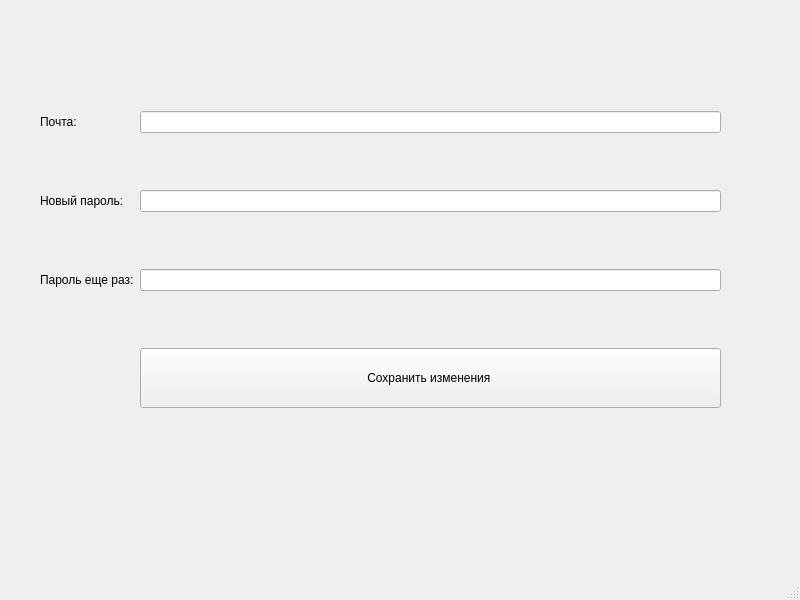
<?xml version="1.0" encoding="UTF-8"?>
<ui version="4.0">
 <class>MainWindow</class>
 <widget class="QMainWindow" name="MainWindow">
  <property name="geometry">
   <rect>
    <x>0</x>
    <y>0</y>
    <width>800</width>
    <height>600</height>
   </rect>
  </property>
  <property name="windowTitle">
   <string>MainWindow</string>
  </property>
  <widget class="QWidget" name="centralwidget">
   <widget class="QWidget" name="gridLayoutWidget">
    <property name="geometry">
     <rect>
      <x>40</x>
      <y>60</y>
      <width>681</width>
      <height>401</height>
     </rect>
    </property>
    <layout class="QGridLayout" name="gridLayout">
     <item row="0" column="1" colspan="2">
      <widget class="QLineEdit" name="lineEdit"/>
     </item>
     <item row="1" column="1" colspan="2">
      <widget class="QLineEdit" name="lineEdit_3">
       <property name="sizePolicy">
        <sizepolicy hsizetype="Expanding" vsizetype="Fixed">
         <horstretch>29</horstretch>
         <verstretch>0</verstretch>
        </sizepolicy>
       </property>
      </widget>
     </item>
     <item row="2" column="0">
      <widget class="QLabel" name="label_4">
       <property name="text">
        <string>Пароль еще раз:</string>
       </property>
      </widget>
     </item>
     <item row="1" column="0">
      <widget class="QLabel" name="label_3">
       <property name="text">
        <string>Новый пароль:</string>
       </property>
      </widget>
     </item>
     <item row="2" column="1" colspan="2">
      <widget class="QLineEdit" name="lineEdit_4"/>
     </item>
     <item row="0" column="0">
      <widget class="QLabel" name="label">
       <property name="text">
        <string>Почта:</string>
       </property>
      </widget>
     </item>
     <item row="3" column="1" colspan="2">
      <widget class="QPushButton" name="pushButton">
       <property name="sizePolicy">
        <sizepolicy hsizetype="Minimum" vsizetype="Fixed">
         <horstretch>60</horstretch>
         <verstretch>40</verstretch>
        </sizepolicy>
       </property>
       <property name="minimumSize">
        <size>
         <width>400</width>
         <height>60</height>
        </size>
       </property>
       <property name="text">
        <string>Сохранить изменения </string>
       </property>
      </widget>
     </item>
    </layout>
   </widget>
  </widget>
  <widget class="QMenuBar" name="menubar">
   <property name="geometry">
    <rect>
     <x>0</x>
     <y>0</y>
     <width>800</width>
     <height>26</height>
    </rect>
   </property>
  </widget>
  <widget class="QStatusBar" name="statusbar"/>
 </widget>
 <resources/>
 <connections/>
</ui>
